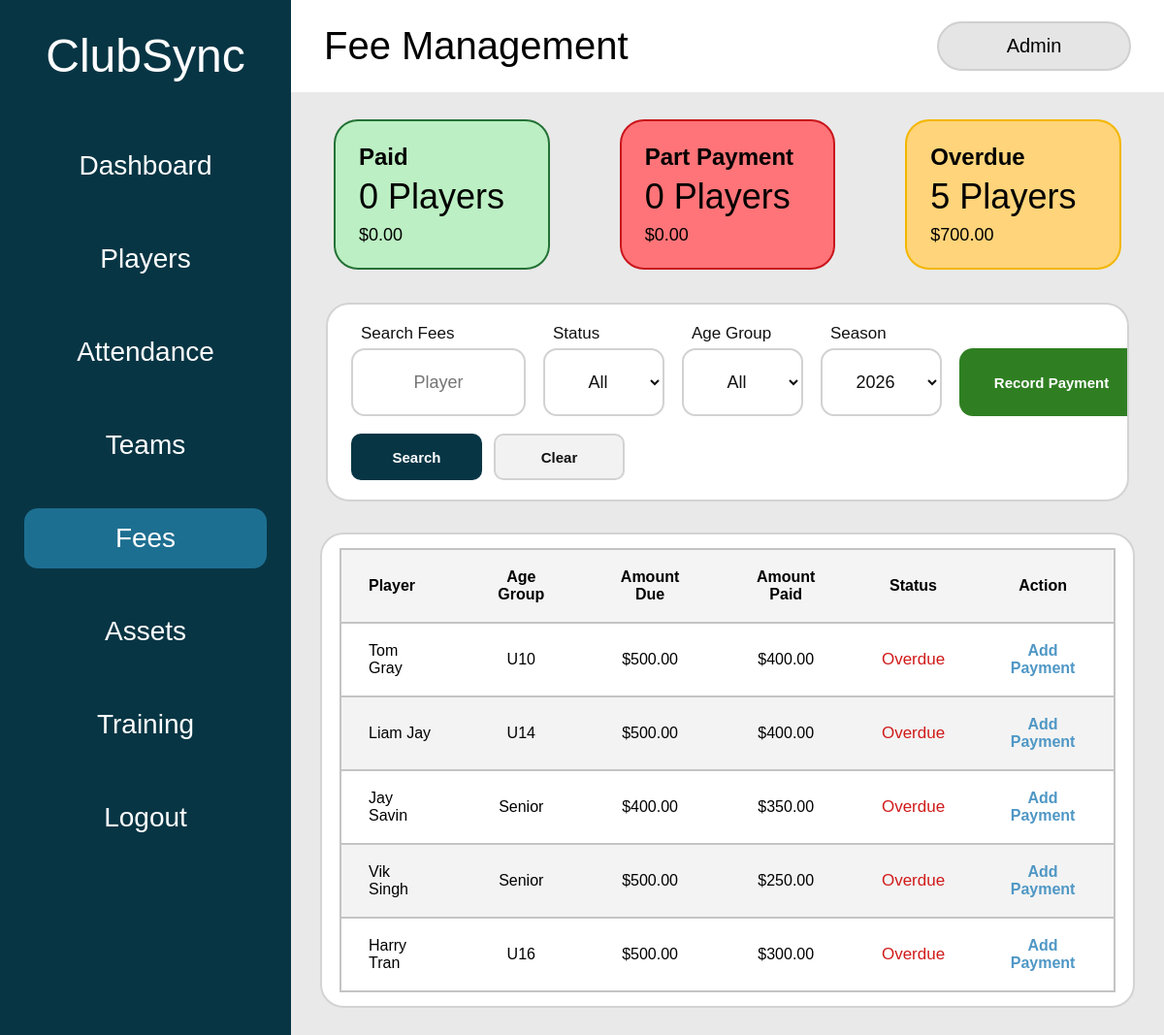
Before: /fees (signed in) with the older database file.
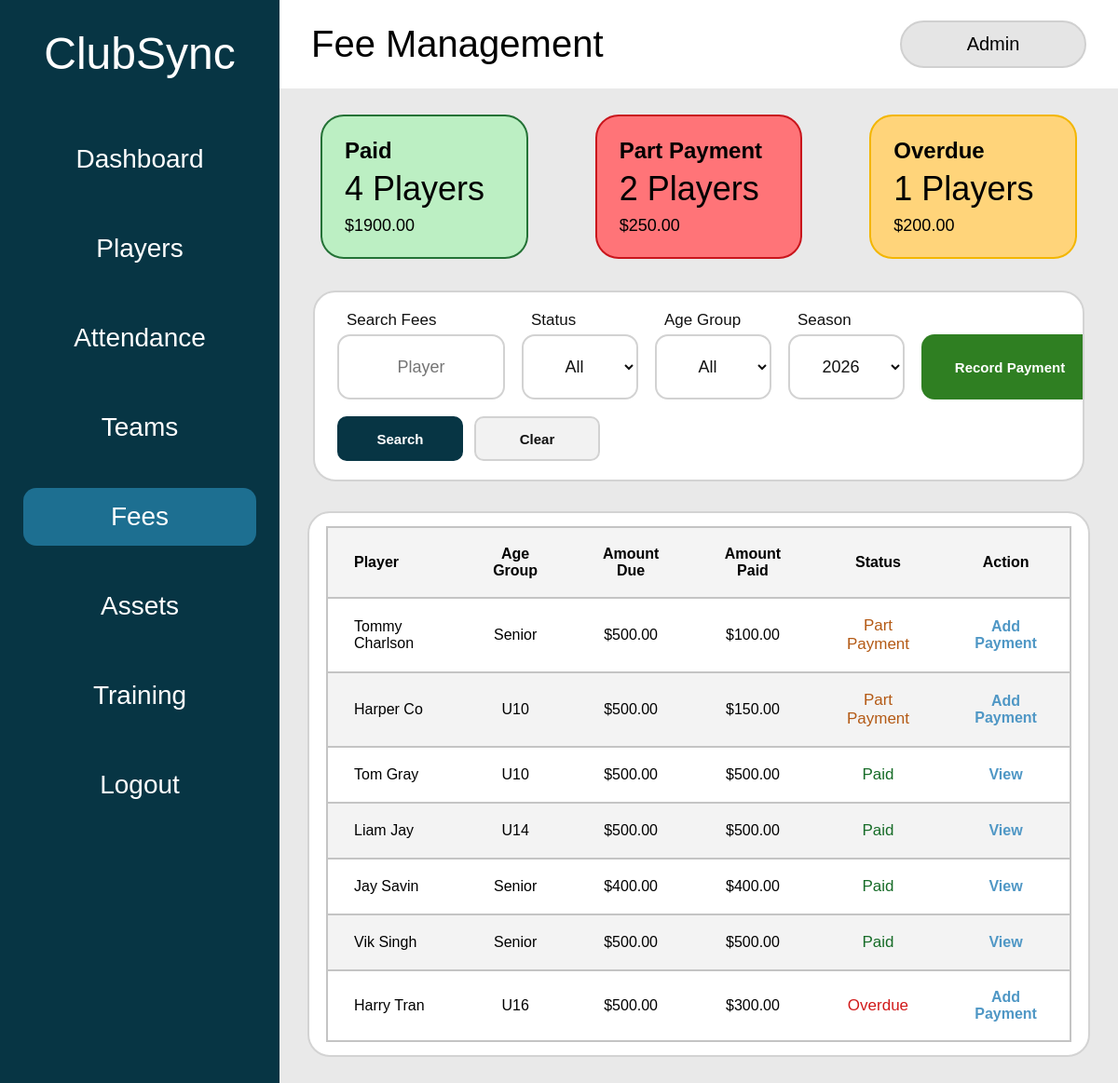
After: the same page with the newer database file.
### tables this page shows
CREATE TABLE fees (
        fee_id INTEGER PRIMARY KEY AUTOINCREMENT,
        player_id INTEGER NOT NULL,
        season INTEGER NOT NULL,
        amount_due REAL NOT NULL
            DEFAULT 0
            CHECK (amount_due >= 0),
        amount_paid REAL NOT NULL
            DEFAULT 0
            CHECK (amount_paid >= 0),
        payment_status TEXT NOT NULL
            DEFAULT 'Unpaid'
            CHECK (
                payment_status IN (
                    'Paid',
                    'Part Payment',
                    'Overdue',
                    'Unpaid'
                )
            ),
        due_date TEXT,
        payment_date TEXT,
        notes TEXT,
        created_at TEXT NOT NULL
            DEFAULT CURRENT_TIMESTAMP,
        updated_at TEXT NOT NULL
            DEFAULT CURRENT_TIMESTAMP,

        UNIQUE (
            player_id,
            season
        ),

        FOREIGN KEY (player_id)
            REFERENCES players(player_id)
            ON DELETE CASCADE
    );

CREATE TABLE players (
    player_id INTEGER PRIMARY KEY AUTOINCREMENT,
    first_name TEXT NOT NULL,
    last_name TEXT NOT NULL,
    date_of_birth TEXT NOT NULL,
    age_group TEXT NOT NULL,
    team TEXT NOT NULL,
    position TEXT NOT NULL,
    contact_phone TEXT,
    emergency_contact TEXT,
    medical_notes TEXT,
    registration_status TEXT NOT NULL DEFAULT 'Active'
);

### app.py (the view, shortened to what this page needs)
@app.route("/fees")
def fees():
    if "role" not in session:
        return redirect(url_for("login"))
    if session["role"] == "Viewer":
        return redirect(url_for("viewer"))
    search = request.args.get(
        "search",
        ""
    ).strip()
    selected_status = request.args.get(
        "status",
        ""
    ).strip()
    selected_age_group = request.args.get(
        "age_group",
        ""
    ).strip()
    current_year = date.today().year
    selected_season_value = request.args.get(
        "season",
        str(current_year)
    ).strip()
    try:
        selected_season = int(selected_season_value)
    except ValueError:
        selected_season = current_year
    allowed_statuses = {
        "",
        "Paid",
        "Part Payment",
        "Overdue",
        "Unpaid"
    }
    if selected_status not in allowed_statuses:
        selected_status = ""
    connection = get_database_connection()
    ensure_fees_table(connection)
    refresh_fee_statuses(connection)
    refresh_overdue_fee_dashboard(connection)
    connection.commit()
    query = """
        SELECT
            fees.fee_id,
            fees.player_id,
            fees.season,
            fees.amount_due,
            fees.amount_paid,
            fees.payment_status,
            fees.due_date,
            fees.payment_date,
            fees.notes,
            players.first_name,
            players.last_name,
            players.age_group,
            players.team

        FROM fees

        JOIN players
            ON fees.player_id = players.player_id

        WHERE fees.season = ?
    """
    parameters = [
        selected_season
    ]
    query += """
        ORDER BY
            players.last_name,
            players.first_name
    """
    fee_records = connection.execute(
        query,
        parameters
    ).fetchall()
    summary = connection.execute("""
        SELECT
            SUM(
                CASE
                    WHEN payment_status = 'Paid'
                    THEN 1
                    ELSE 0
                END
            ) AS paid_count,

            SUM(
                CASE
                    WHEN payment_status = 'Paid'
                    THEN amount_paid
                    ELSE 0
                END
            ) AS paid_total,

            SUM(
                CASE
                    WHEN payment_status = 'Part Payment'
                    THEN 1
                    ELSE 0
                END
            ) AS part_payment_count,

            SUM(
                CASE
                    WHEN payment_status = 'Part Payment'
                    THEN amount_paid
                    ELSE 0
                END
            ) AS part_payment_total,

            SUM(
                CASE
                    WHEN payment_status = 'Overdue'
                    THEN 1
                    ELSE 0
                END
            ) AS overdue_count,

            SUM(
                CASE
                    WHEN payment_status = 'Overdue'
                    THEN MAX(amount_due - amount_paid, 0)
                    ELSE 0
                END
            ) AS overdue_total

        FROM fees
        WHERE season = ?
    """, (
        selected_season,
    )).fetchone()
    players_for_fees = connection.execute("""
        SELECT
            player_id,
            first_name,
            last_name,
            age_group
        FROM players
        WHERE registration_status = 'Active'
        ORDER BY
            last_name,
            first_name
    """).fetchall()
    age_groups = connection.execute("""
        SELECT DISTINCT age_group
        FROM players
        WHERE registration_status = 'Active'
          AND age_group IS NOT NULL
          AND TRIM(age_group) != ''
        ORDER BY age_group
    """).fetchall()
    saved_seasons = connection.execute("""
        SELECT DISTINCT season
        FROM fees
        ORDER BY season DESC
    """).fetchall()
    seasons = {
        current_year - 2,
        current_year - 1,
        current_year,
        current_year + 1
    }
    for season_record in saved_seasons:
        seasons.add(
            int(season_record["season"])
        )
    seasons = sorted(
        seasons,
        reverse=True
    )
    connection.close()
    return render_template(
        "fees.html",
        fees=fee_records,
        players=players_for_fees,
        age_groups=age_groups,
        seasons=seasons,
        paid_count=summary["paid_count"] or 0,
        paid_total=summary["paid_total"] or 0,
        part_payment_count=(
            summary["part_payment_count"] or 0
        ),
        part_payment_total=(
            summary["part_payment_total"] or 0
        ),
        overdue_count=summary["overdue_count"] or 0,
        overdue_total=summary["overdue_total"] or 0,
        search=search,
        selected_status=selected_status,
        selected_age_group=selected_age_group,
        selected_season=selected_season,
        saved=request.args.get("saved") == "1"
    )

### app.py (called while the page is built, shortened)
def get_database_connection():
    connection = sqlite3.connect("clubsync.db")
    connection.row_factory = sqlite3.Row
    connection.execute("PRAGMA foreign_keys = ON")
    return connection

def calculate_fee_status(
    amount_due,
    amount_paid,
    due_date
):
    if amount_due > 0 and amount_paid >= amount_due:
        return "Paid"
    if due_date:
        try:
            parsed_due_date = date.fromisoformat(due_date)
            if parsed_due_date < date.today():
                return "Overdue"
        except ValueError:
            pass
    if amount_paid > 0:
        return "Part Payment"
    return "Unpaid"

def refresh_fee_statuses(connection):
    fee_records = connection.execute("""
        SELECT
            fee_id,
            amount_due,
            amount_paid,
            due_date,
            payment_status
        FROM fees
    """).fetchall()
    for fee_record in fee_records:
        current_status = calculate_fee_status(
            float(fee_record["amount_due"]),
            float(fee_record["amount_paid"]),
            fee_record["due_date"]
        )

### templates/fees.html (shortened to what the changed rows need)
<!DOCTYPE html>
<html lang="en">
<head>
    <link
        rel="stylesheet"
        href="{{ url_for('static', filename='css/style.css') }}"
    >
</head>
<body>
<div class="app-layout">
    <aside class="sidebar">
        <h1>ClubSync</h1>
    </aside>
    <main class="main-content fees-page">
        <div class="top-bar">
            <div>
                <h2>Fee Management</h2>
            </div>
        </div>
        <section class="fee-summary-grid">
            <div class="fee-summary-card paid-summary-card">
                <h3>Paid</h3>
                <p class="fee-summary-count">
                    {{ paid_count }} Players
                </p>
                <p class="fee-summary-amount">
                    ${{ "%.2f"|format(paid_total) }}
                </p>
            </div>
            <div class="fee-summary-card part-payment-summary-card">
                <h3>Part Payment</h3>
                <p class="fee-summary-count">
                    {{ part_payment_count }} Players
                </p>
                <p class="fee-summary-amount">
                    ${{ "%.2f"|format(part_payment_total) }}
                </p>
            </div>
            <div class="fee-summary-card overdue-summary-card">
                <h3>Overdue</h3>
                <p class="fee-summary-count">
                    {{ overdue_count }} Players
                </p>
                <p class="fee-summary-amount">
                    ${{ "%.2f"|format(overdue_total) }}
                </p>
            </div>
        </section>
        <section class="fees-table-card">
            <div class="fees-table-wrapper">
                <table class="fees-table">
                    <thead>
                        <tr>
                            <th>Player</th>
                            <th>Age Group</th>
                            <th>Amount Due</th>
                            <th>Amount Paid</th>
                            <th>Status</th>
                            <th>Action</th>
                        </tr>
                    </thead>
                    <tbody>
                        {% for fee in fees %}
                            <tr>
                                <td>
                                    {{ fee["first_name"] }}
                                    {{ fee["last_name"] }}
                                </td>
                                <td>
                                    {{ fee["age_group"] }}
                                </td>
                                <td>
                                    ${{ "%.2f"|format(fee["amount_due"]) }}
                                </td>
                                <td>
                                    ${{ "%.2f"|format(fee["amount_paid"]) }}
                                </td>
                                <td>
                                    <span
                                        class="fee-status
                                        {% if fee['payment_status'] == 'Paid' %}
                                            paid-fee-status
                                        {% elif fee['payment_status'] == 'Part Payment' %}
                                            part-payment-fee-status
                                        {% elif fee['payment_status'] == 'Overdue' %}
                                            overdue-fee-status
                                        {% else %}
                                            unpaid-fee-status
                                        {% endif %}"
                                    >
                                        {{ fee["payment_status"] }}
                                    </span>
                                </td>
                                <td>
                                    {% if session["role"] == "Admin" %}
                                        {% if fee["payment_status"] == "Paid" %}
                                            <button
                                                type="button"
                                                class="fee-action-button"
                                                onclick='openViewFeeModal(
                                                    {{ fee["fee_id"]|tojson }},
                                                    {{ ((fee["first_name"] or "") ~ " " ~ (fee["last_name"] or ""))|tojson }},
                                                    {{ (fee["age_group"] or "")|tojson }},
                                                    {{ fee["season"]|tojson }},
                                                    {{ fee["amount_due"]|tojson }},
                                                    {{ fee["amount_paid"]|tojson }},
                                                    {{ (fee["payment_status"] or "")|tojson }},
                                                    {{ (fee["due_date"] or "")|tojson }},
                                                    {{ (fee["notes"] or "")|tojson }}
                                                )'
                                            >
                                                View
                                            </button>
                                        {% else %}
                                            <button
                                                type="button"
                                                class="fee-action-button"
                                                onclick="openUpdatePaymentModal(
                                                    '{{ fee['fee_id'] }}',
                                                    '{{ fee['first_name']|e }} {{ fee['last_name']|e }}',
                                                    '{{ fee['amount_due'] }}',
                                                    '{{ fee['amount_paid'] }}'
                                                )"
                                            >
                                                {% if fee["amount_paid"] > 0 %}
                                                    Add Payment
                                                {% else %}
                                                    Mark Payment
                                                {% endif %}
                                            </button>
                                        {% endif %}
                                    {% endif %}
                                </td>
                            </tr>
                        {% endfor %}
                    </tbody>
                </table>
            </div>
        </section>
    </main>
</div>
</body>
</html>

Changed rows visible on the page:
added fees: first_name "Tommy", last_name "Charlson", age_group "Senior", amount_due "500.00", amount_paid "100.00", payment_status "Part Payment", shows "Add Payment"
added fees: first_name "Harper", last_name "Co", age_group "U10", amount_due "500.00", amount_paid "150.00", payment_status "Part Payment", shows "Add Payment"
changed fees "Tom": amount_paid "400.00" → "500.00"; payment_status "Overdue" → "Paid"; payment_status "Add Payment" → "View"
changed fees "Liam": amount_paid "400.00" → "500.00"; payment_status "Overdue" → "Paid"; payment_status "Add Payment" → "View"
changed fees "Savin": amount_paid "350.00" → "400.00"; payment_status "Overdue" → "Paid"; payment_status "Add Payment" → "View"
changed fees "Vik": amount_paid "250.00" → "500.00"; payment_status "Overdue" → "Paid"; payment_status "Add Payment" → "View"
Other visible differences:
{{ paid_count }}: "0" → "4"
{{ "%.2f"|format(paid_total) }}: "0.00" → "1900.00"
{{ part_payment_count }}: "0" → "2"
{{ "%.2f"|format(part_payment_total) }}: "0.00" → "250.00"
{{ overdue_count }}: "5" → "1"
{{ "%.2f"|format(overdue_total) }}: "700.00" → "200.00"
